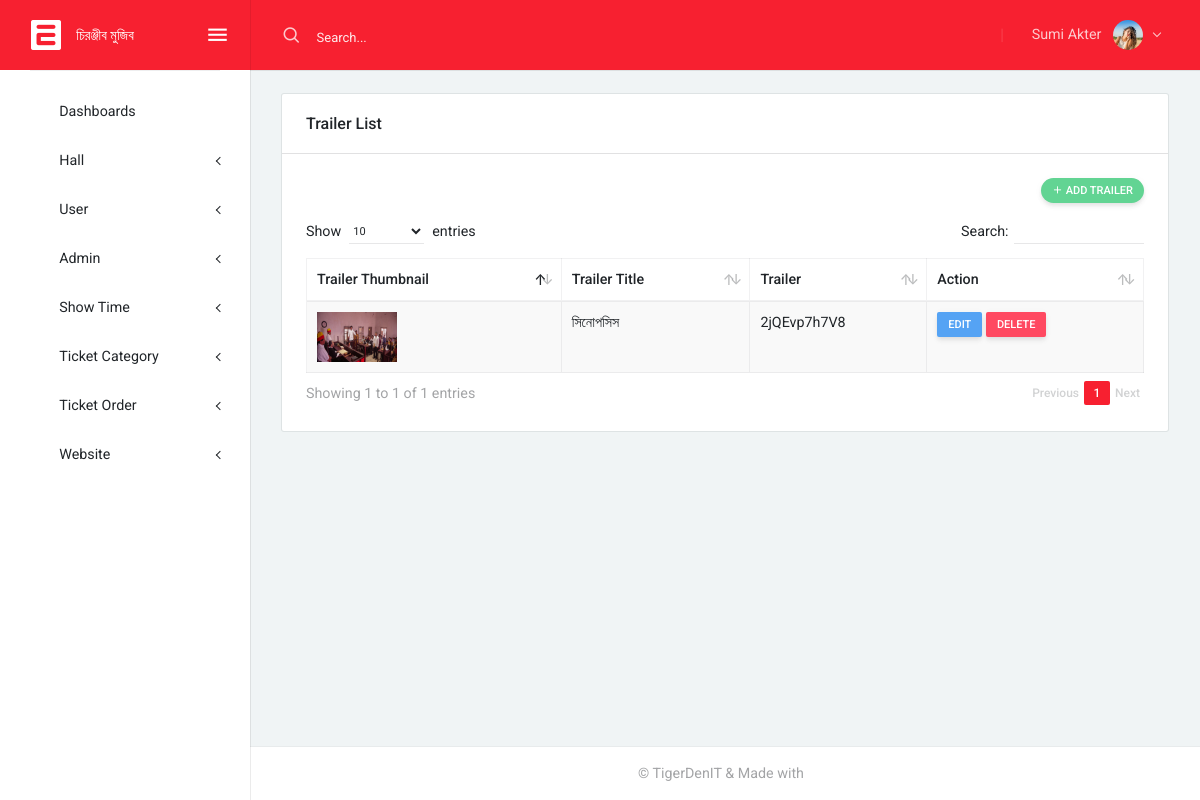
Screenshot of /admin/trailer.php with the database file from the repository.
### tables this page shows
CREATE TABLE `trailer` (
  `id` int(10) NOT NULL,
  `Trailer_title` varchar(255) NOT NULL,
  `Trailer_text` longtext NOT NULL,
  `Trailer_video` varchar(255) NOT NULL,
  `Trailer_image` varchar(255) NOT NULL
);

### admin/inc/function.php (called while the page is built, shortened)
<?php
function SelectData($TableName, $moresql){
    global $conn;
    $sql = "SELECT * FROM $TableName $moresql";
    $select = mysqli_query($conn, $sql);
    return $select;
}
function Trailer($data){
    $row = mysqli_fetch_array(SelectData('trailer',"WHERE id ='1'"));
    return $row[$data];
}
?>

### admin/trailer.php (the view, shortened to what this page needs)
<?php include 'inc/header.php';?>
   <div class="layout-content">
        <div class="container-fluid flex-grow-1 container-p-y">
         <div class="row">
             <div class="col-md-12">
                <div class="card">
                    <div class="card-header">
                        <h5> Trailer List </h5>
                    </div>
                    <div class="card-body">
                        <div class="row align-items-center m-l-0">
                            <div class="col-sm-6 text-right">
                                <button class="btn btn-success btn-sm mb-3 btn-round" data-toggle="modal" data-target="#modal-report"><i class="feather icon-plus"></i> Add Trailer</button>
                            </div>
                        </div>
                        <div class="table-responsive">
                            <table id="report-table" class="table table-bordered table-striped mb-0">
                                <thead>
                                    <tr>
                                        <th>Trailer Thumbnail</th>
                                        <th>Trailer Title</th>
                                        <th>Trailer</th>
                                        <th>Action</th>
                                    </tr>
                                </thead>
                                <tbody>
                                    <tr>
                                    <td><img src="../assets/img/banner/<?= Trailer('Trailer_image'); ?>" class="" width="80px" height="50px"></td>
                                            <td><?= Trailer('Trailer_title'); ?></td>
                                            <td><?= Trailer('Trailer_video'); ?></td>
                                            <td>
                                                <a href="#!" class="btn btn-info btn-sm">Edit</a>
                                                <a href="#!" class="btn btn-danger btn-sm">Delete</a>
                                            </td>
                                    </tr>
                                </tbody>
                            </table>
                        </div>
                    </div>
                </div>
             </div>
        </div>
     </div>
</div>
<?php include 'inc/footer.php';?>

### admin/assets/libs/datatables/datatables.css (style rules this page uses)
table.dataTable { clear:both;margin-top:6px !important;margin-bottom:6px !important;max-width:none !important;border-collapse:separate !important }
table.dataTable td,table.dataTable th { -webkit-box-sizing:content-box;box-sizing:content-box }
table.dataTable thead>tr>th.sorting_asc,table.dataTable thead>tr>th.sorting_desc,table.dataTable thead>tr>th.sorting,table.dataTable thead>tr>td.sorting_asc,table.dataTable thead>tr>td.sorting_desc,table.dataTable thead>tr>td.sorting { padding-right:30px }
table.dataTable thead .sorting,table.dataTable thead .sorting_asc,table.dataTable thead .sorting_desc,table.dataTable thead .sorting_asc_disabled,table.dataTable thead .sorting_desc_disabled { cursor:pointer;position:relative }
table.dataTable thead .sorting:before,table.dataTable thead .sorting:after,table.dataTable thead .sorting_asc:before,table.dataTable thead .sorting_asc:after,table.dataTable thead .sorting_desc:before,table.dataTable thead .sorting_desc:after,table.dataTable thead .sorting_asc_disabled:before,table.dataTable thead .sorting_asc_disabled:after,table.dataTable thead .sorting_desc_disabled:before,table.dataTable thead .sorting_desc_disabled:after { position:absolute;bottom:0.9em;display:block;opacity:0.3 }
table.dataTable thead .sorting:before,table.dataTable thead .sorting_asc:before,table.dataTable thead .sorting_desc:before,table.dataTable thead .sorting_asc_disabled:before,table.dataTable thead .sorting_desc_disabled:before { right:1em;content:"\2191" }
table.dataTable thead .sorting:after,table.dataTable thead .sorting_asc:after,table.dataTable thead .sorting_desc:after,table.dataTable thead .sorting_asc_disabled:after,table.dataTable thead .sorting_desc_disabled:after { right:0.5em;content:"\2193" }
table.dataTable thead .sorting_asc:before,table.dataTable thead .sorting_desc:after { opacity:1 }
table.table-bordered.dataTable th,table.table-bordered.dataTable td { border-left-width:0 }
table.table-bordered.dataTable th:last-child,table.table-bordered.dataTable th:last-child,table.table-bordered.dataTable td:last-child,table.table-bordered.dataTable td:last-child { border-right-width:0 }
table.table-bordered.dataTable tbody th,table.table-bordered.dataTable tbody td { border-bottom-width:0 }
table.dataTable { width:100% !important;border-collapse:collapse !important }
table.dataTable thead th { vertical-align:middle }
table.dataTable thead .sorting::before,table.dataTable thead .sorting::after,table.dataTable thead .sorting_asc::before,table.dataTable thead .sorting_asc::after,table.dataTable thead .sorting_desc::before,table.dataTable thead .sorting_desc::after,table.dataTable thead .sorting_asc_disabled::before,table.dataTable thead .sorting_asc_disabled::after,table.dataTable thead .sorting_desc_disabled::before,table.dataTable thead .sorting_desc_disabled::after { top:50%;margin-top:-.625rem;height:1.25rem;line-height:1.25rem }

### admin/assets/css/uikit.css (style rules this page uses)
.card { margin-bottom: 1.5rem; }
.card .card-header h5 { margin-bottom: 0; }
.m-l-0 { margin-left: 0px; }

### rows the page displays
trailer: Trailer_image (picture), Trailer_title "সিনোপসিস", Trailer_video "2jQEvp7h7V8"
